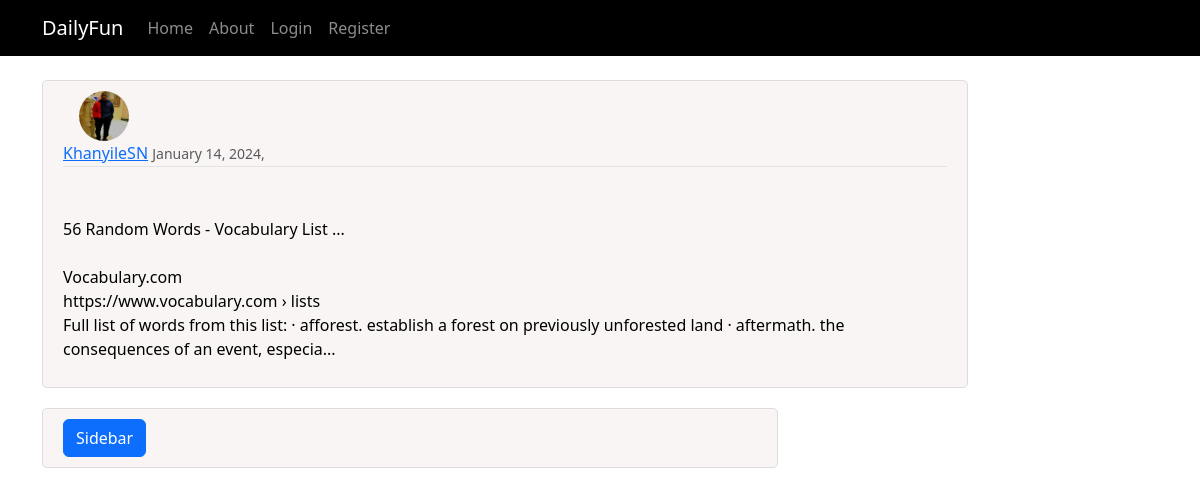
/post/16/, run on the app's committed database.
### blog/models.py (models this page shows, shortened)
class Post(models.Model):
    title= models.CharField(max_length = 200)
    content = models.TextField()
    date_posted = models.DateTimeField(default = timezone.now)
    author = models.ForeignKey(User, on_delete = models.CASCADE)

### logins/models.py (models this page shows, shortened)
class Profile(models.Model):
    user =models.OneToOneField(User, on_delete=models.CASCADE)
    image =models.ImageField(default='default.jpg', upload_to='profile_pics',null=True,blank=True)
    follows= models.ManyToManyField("self",
                                    related_name='followed_by',
                                    symmetrical=False,
                                    blank= True
                                    )
    bio =models.CharField(null=True,blank= True,max_length=500)

### blog/views.py (the view)
# urls.py: path('post/<int:pk>/', PostDetailView.as_view(), name='post-detail'),
class PostDetailView(DetailView):
    model=Post

### blog/Templates/blog/post_detail.html (shortened to what this page needs)
{% extends 'blog/base.html' %}
{%block content%}
<article class="media content-section">
  <img class="rounded-circle article-image" src="{{object.author.profile.image.url}}" width = 50px height= 50px>
    <div class="media-body">
      <div class="article-metadata">
        <a class="mr-2" href="{% url 'user-posts' object.author.username %}">{{ object.author }}</a>
        <small class="text-muted">{{ object.date_posted|date:'F d, Y,' }}</small>
      </div>
      <h2 class="article-title">{{ object.title }}</h2>
      <p class="article-content">{{ object.content }}</p>
    </div>
  </article>
{%endblock content%}

### blog/static/blog/main.css (style rules this page uses)
body { background: white; color: black; margin-top: 5rem; }
h1, h2, h3, h4, h5, h6 { color:#4444 ; }
.content-section { background: hsl(0, 37%, 97%); padding: 10px 20px; border: 1px solid #dddddd; border-radius: 5px; margin-bottom: 20px; right: 50px; }
.article-title { color: hsla(0, 30%, 96%, 0.048); }
.article-content { white-space: pre-line; }
.article-image { height: 50px; width: 50px; margin-right: 16px; margin-left: 16px; }
.article-metadata { padding-bottom: 1px; margin-bottom: 4px; border-bottom: 1px solid #e3e3e3 }

### data on the page
Post: author.profile.image (picture), author "KhanyileSN", date_posted "January 14, 2024,", content "56 Random Words - Vocabulary List ... Vocabulary.com https://www.vocabulary.com › lists Full list of words from this list: · afforest. establish a forest on previously unforested land · aftermath. the consequences of an event, especia..."
